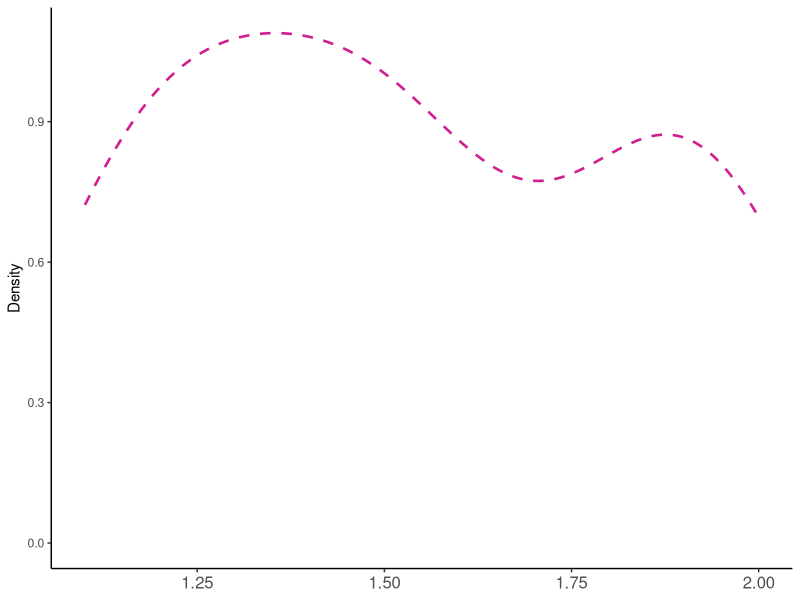
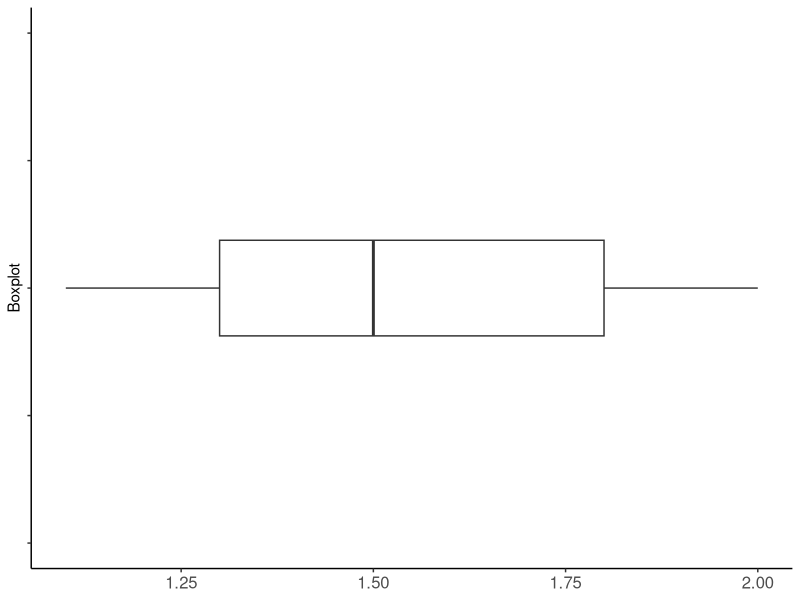
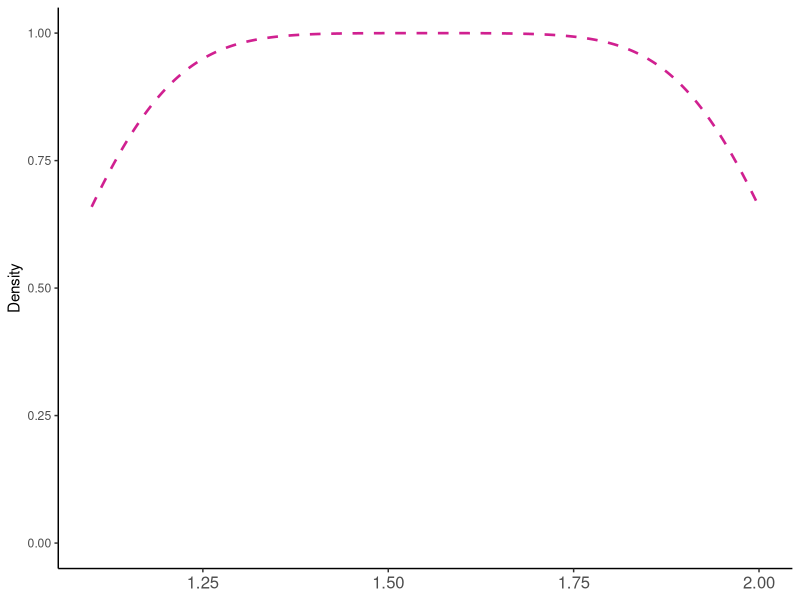
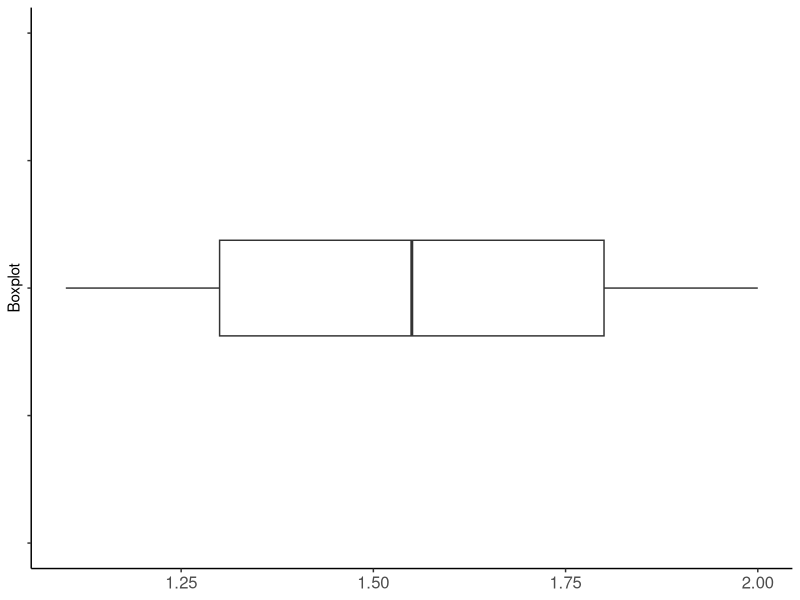
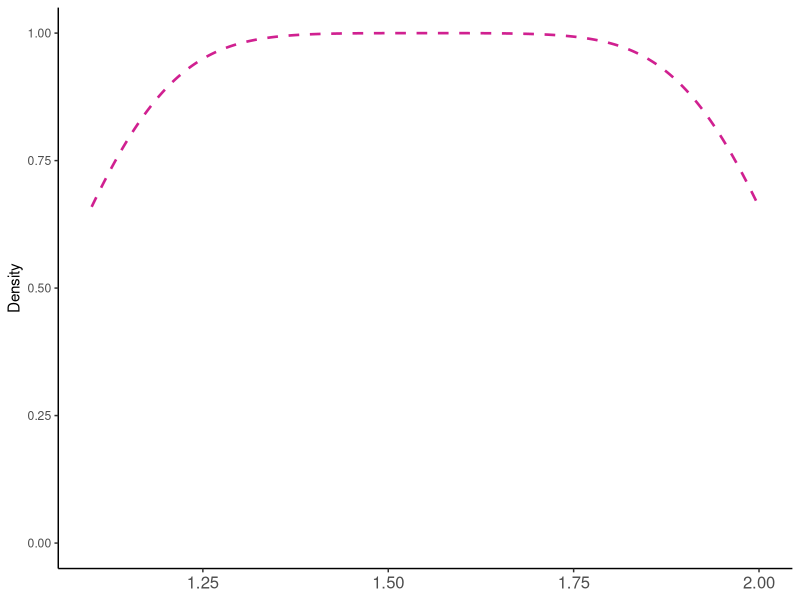
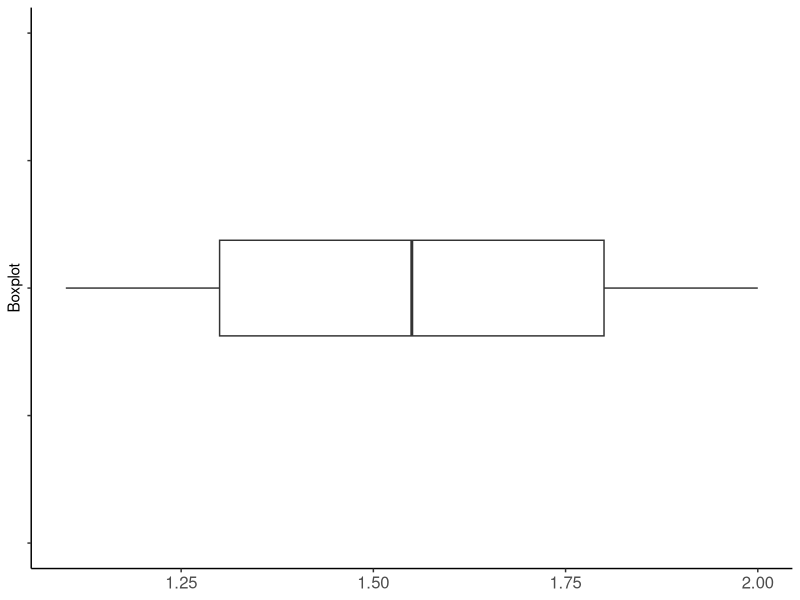

Generate these figures, in order, with R:
## ---- chunk 1
# which are the ordered factors?
ordvar <- c("Year", "v1", "v3", "v4", "v6", "v7", "v8", "v10")
# which are the unordered factors?
catvar <- c("ID")
# which are numeric?
numvar <- c("v2", "v5", "v9")
# which are scales?
# TBD
## ---- chunk 2
library(psych)
library(tidyverse)
library(knitr)

# chunk options defaults
knitr::opts_chunk$set(dpi = 150, out.width = "10%", out.height = "10%", fig.height = 3, fig.width = 10)


# function to create descriptive statistics table
destable.cts <- function(myvec)
{
  # isolate the non-numeric responses
  nonnum <- myvec[is.na(as.numeric(myvec))]
  if(length(nonnum) == 0)
  {
    nonnum <- "All Numeric."
  }
  myvec <- as.numeric(myvec)
  temp <- round(describe(myvec), 2)
  # change title to upper case
  names(temp) <- str_to_upper(names(temp))
  rownames(temp) <- NULL
  temp <- temp %>% 
    select(-VARS, -MAD, -TRIMMED, -SE) %>%
    mutate(NACount = round(sum(is.na(myvec)),0))
  
  mytable <- kable(temp, align = "c")
  out <- list(table = mytable,
              nonnum = nonnum)
  return(out)
}

histo <- function(colname, data)
{
  plot(ggplot(data = data, aes_string(x = colname, fill = colname)) +
         geom_histogram(stat = "count") + ylab("Count") +
         theme_classic() + 
         theme(axis.text.x = element_text(angle = 90),
               axis.title.x = element_blank(), 
               legend.position = "none"))
}

dens <- function(colname, data)
{
  temp <- data.frame(var = as.numeric(data[[colname]]))
  
  plot(ggplot(data = temp, aes_string(x = "var", fill = "var")) +
         geom_density(size = 0.9, color = "violetred", alpha = 0.7, lty = "dashed") + ylab("Density") +
         theme_classic() + 
         theme(axis.text.x = element_text(size = 12),
               axis.title.x = element_blank(), 
               legend.position = "none"))
}

boxp <- function(colname, data)
{
  temp <- data.frame(var = as.numeric(data[[colname]]))
  
  plot(ggplot(data = temp, aes_string(x = "var", fill = "var")) +
         geom_boxplot(varwidth = T) + ylab("Boxplot") +
         theme_classic() + 
         ylim(c(-2,2)) +
         theme(axis.text.x = element_text(size = 12),
               axis.text.y = element_blank(),
               axis.title.x = element_blank(), 
               legend.position = "none"))
}
## ---- chunk 3
mydata <- read.csv("Data_Cleaning.csv")
## ---- chunk 4
for (i in numvar){
  cat('\n')  
  cat("##", i, "\n")
  cat("\n")
  descrip <- destable.cts(mydata[[i]])
  cat("\n")
  dens(i, data = mydata)
  boxp(i, data = mydata)
  cat("\n")
  print(descrip[["table"]])
  cat("\nNon-Numeric Elements Detected:\n")
  print(descrip[["nonnum"]])
  cat('\n')
}
